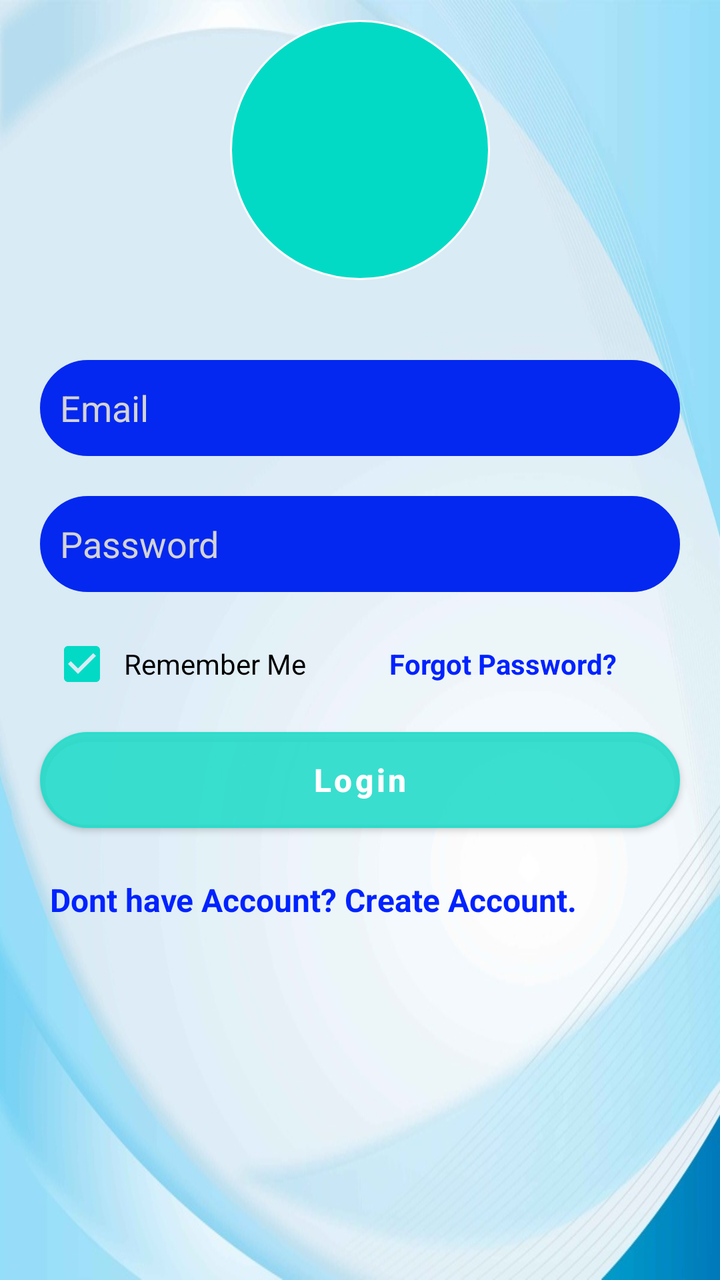
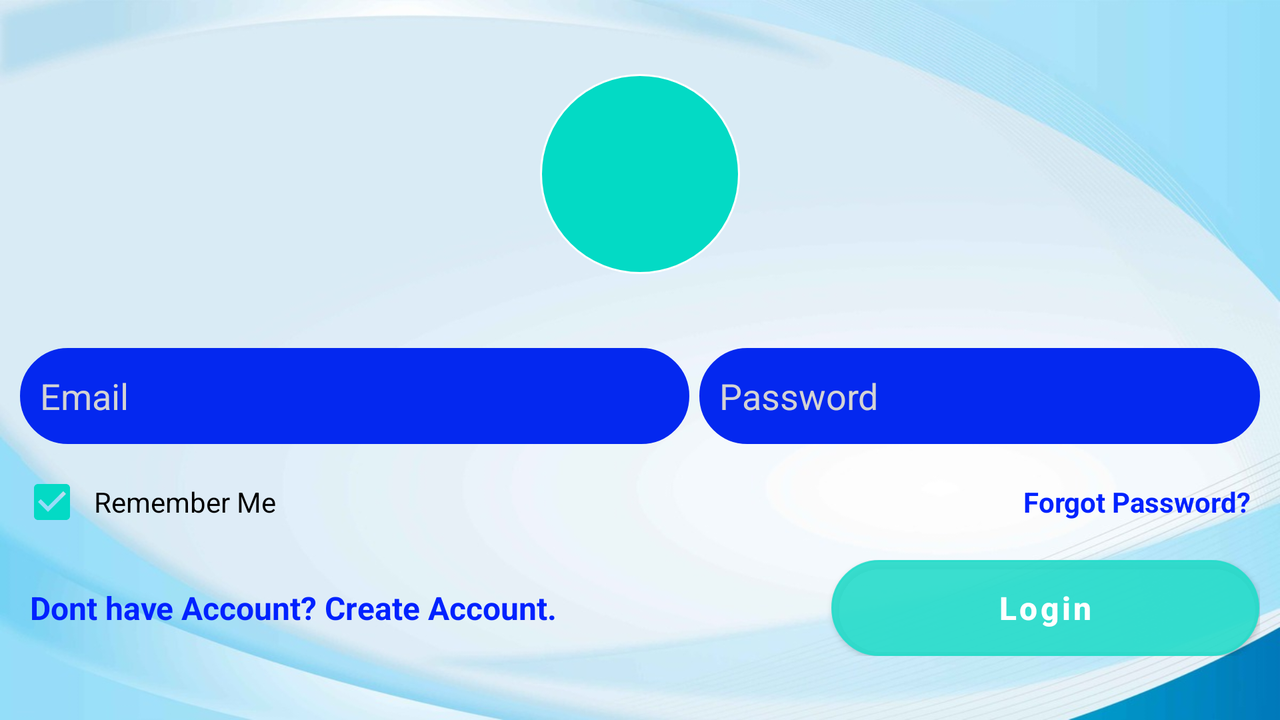

Compare how this app lays out the same screen by default and in its alternative resource folder. The renders come first, then the two layout files and the values they reference.
<!-- AndroidManifest.xml: application theme Theme.SociSnap -->
<!-- res/layout/activity_login.xml -->
<?xml version="1.0" encoding="utf-8"?>
<androidx.constraintlayout.widget.ConstraintLayout xmlns:android="http://schemas.android.com/apk/res/android"
    xmlns:app="http://schemas.android.com/apk/res-auto"
    xmlns:tools="http://schemas.android.com/tools"
    android:layout_width="match_parent"
    android:layout_height="match_parent"
    android:background="@drawable/background_one"
    tools:context=".LoginActivity">



    <ImageView
        android:layout_width="130dp"
        android:layout_height="130dp"
        android:id="@+id/avatar"
        app:layout_constraintEnd_toEndOf="parent"
        app:layout_constraintStart_toStartOf="parent"
        app:layout_constraintBottom_toTopOf="@+id/scrollView"
        android:layout_marginTop="10dp"
        android:src="@drawable/baseline_person"
        android:background="@drawable/custom_avatar"
        app:layout_constraintTop_toTopOf="parent"
        android:contentDescription="Avatar" />
    <ScrollView
        android:layout_width="match_parent"
        android:layout_height="wrap_content"
        android:id="@+id/scrollView"
        android:layout_marginTop="20dp"
        app:layout_constraintTop_toBottomOf="@id/avatar"
        app:layout_constraintStart_toStartOf="parent">

        <RelativeLayout
            android:layout_width="match_parent"
            android:layout_height="wrap_content"
            android:id="@+id/widgets"
            android:layout_marginTop="10dp"
            app:layout_constraintBottom_toBottomOf="parent"
            app:layout_constraintEnd_toEndOf="parent"
            app:layout_constraintStart_toStartOf="parent"
            app:layout_constraintTop_toTopOf="parent">


            <EditText
                android:id="@+id/email"
                android:layout_width="match_parent"
                android:layout_height="48dp"
                android:layout_alignParentTop="true"
                android:layout_centerInParent="true"
                android:layout_marginStart="20sp"
                android:layout_marginTop="10sp"
                android:layout_marginEnd="20sp"
                android:layout_marginBottom="20sp"
                android:background="@drawable/custom_edit_text"
                android:hint="Email"
                android:inputType="textEmailAddress"
                android:padding="10sp"
                android:singleLine="true"
                android:textColor="@color/white"
                android:textColorHint="@color/light_grey" />

            <EditText
                android:id="@+id/password_toggle"
                android:layout_width="match_parent"
                android:layout_height="48dp"
                android:layout_below="@+id/email"
                android:layout_centerInParent="true"
                android:layout_marginStart="20dp"
                android:layout_marginEnd="20dp"
                android:layout_marginBottom="2dp"
                android:background="@drawable/custom_edit_text"
                android:hint="Password"
                android:inputType="textPassword"
                android:padding="10sp"
                android:singleLine="true"
                android:textColor="@color/white"
                android:textColorHint="@color/light_grey" />

                <LinearLayout
                    android:id="@+id/rem_forgot"
                    android:layout_width="match_parent"
                    android:layout_height="48dp"
                    android:layout_below="@id/password_toggle"
                    android:layout_marginStart="20dp"
                    android:layout_marginTop="10dp"
                    android:layout_marginEnd="20dp"
                    android:orientation="horizontal">

                    <CheckBox
                        android:id="@+id/remember_me"
                        android:layout_width="wrap_content"
                        android:layout_height="wrap_content"
                        android:layout_marginStart="5dp"
                        android:layout_weight="1"
                        android:checked="true"
                        android:padding="5sp"
                        android:text="@string/remember_me"
                        android:textColor="@color/black" />

                    <TextView
                        android:id="@+id/forgot_password"
                        android:layout_width="wrap_content"
                        android:layout_height="wrap_content"
                        android:layout_marginStart="5dp"
                        android:layout_weight="1"
                        android:background="@android:color/transparent"
                        android:padding="5sp"
                        android:text="@string/forgot_password"
                        android:textAlignment="viewStart"
                        android:textAllCaps="false"
                        android:textColor="#0022FF"
                        android:textStyle="bold" />
                </LinearLayout>

                <Button
                    android:id="@+id/btnLogin"
                    android:layout_width="match_parent"
                    android:layout_height="48dp"
                    android:layout_below="@+id/rem_forgot"
                    android:layout_marginStart="20dp"
                    android:layout_marginTop="10dp"
                    android:layout_marginEnd="20dp"
                    android:background="@drawable/custom_avatar"
                    android:text="@string/login"
                    android:textAllCaps="false"
                    android:textColor="@android:color/white"
                    android:textSize="16sp"
                    android:textStyle="bold" />

                <TextView
                    android:id="@+id/create_acc"
                    android:layout_width="wrap_content"
                    android:layout_height="wrap_content"
                    android:layout_below="@id/btnLogin"
                    android:layout_marginStart="20dp"
                    android:layout_marginTop="20dp"
                    android:layout_marginEnd="20dp"
                    android:padding="5sp"
                    android:text="@string/no_account_create_account"
                    android:textColor="#0022FF"
                    android:textSize="16sp"
                    android:textStyle="bold" />

        </RelativeLayout>
    </ScrollView>

</androidx.constraintlayout.widget.ConstraintLayout>
<!-- resources referenced by this layout -->
<resources>
  <color name="black">#FF000000</color>
  <color name="light_grey">#d3d3d3</color>
  <color name="white">#FFFFFFFF</color>
  <!-- drawable background_one: jpg bitmap (drawable, 54543 bytes) -->
  <!-- drawable custom_avatar (drawable) -->
  <?xml version="1.0" encoding="utf-8"?>
  <shape
      xmlns:android="http://schemas.android.com/apk/res/android"
      android:shape="rectangle">
  
      <stroke
          android:color="@color/white"
          android:width="1dp"/>
      <corners
          android:radius="190dp"/>
      <solid
          android:color="@color/teal_200"/>
  </shape>
  <!-- drawable custom_edit_text (drawable) -->
  <?xml version="1.0" encoding="utf-8"?>
  <shape
      xmlns:android="http://schemas.android.com/apk/res/android"
      android:shape="rectangle">
  
      <stroke
          android:color="#0428EF"
          android:width="0.5dp"/>
      <corners
          android:radius="190dp"/>
      <solid
          android:color="#0428EF"/>
  </shape>
  <string name="forgot_password">Forgot Password?</string>
  <string name="login">Login</string>
  <string name="no_account_create_account">Dont have Account? Create Account.</string>
  <string name="remember_me">Remember Me</string>
  <style name="Theme.SociSnap" parent="Theme.MaterialComponents.DayNight.DarkActionBar">
          
          <item name="colorPrimary">@color/primary</item>
          <item name="colorPrimaryVariant">@color/purple_700</item>
          <item name="colorOnPrimary">@color/white</item>
          
          <item name="colorSecondary">@color/teal_200</item>
          <item name="colorSecondaryVariant">@color/teal_700</item>
          <item name="colorOnSecondary">@color/black</item>
          
          <item name="android:statusBarColor">@color/primary</item>
          
      </style>
  <color name="teal_200">#FF03DAC5</color>
  <color name="primary">#E425DDCB</color>
  <color name="purple_700">#FF3700B3</color>
  <color name="teal_700">#FF018786</color>
</resources>
<!-- res/layout-land/activity_login.xml (the repository's variant of the layout above) -->
<!-- drawn on the phone turned sideways -->
<?xml version="1.0" encoding="utf-8"?>
<androidx.constraintlayout.widget.ConstraintLayout xmlns:android="http://schemas.android.com/apk/res/android"
    xmlns:app="http://schemas.android.com/apk/res-auto"
    xmlns:tools="http://schemas.android.com/tools"
    android:layout_width="match_parent"
    android:layout_height="match_parent"
    android:background="@drawable/background_one"
    tools:context=".LoginActivity">


    <ImageView
        android:layout_width="100dp"
        android:layout_height="100dp"
        android:id="@+id/avatar"
        app:layout_constraintEnd_toEndOf="parent"
        app:layout_constraintStart_toStartOf="parent"
        app:layout_constraintBottom_toTopOf="@+id/widgets"
        android:layout_marginTop="5dp"
        android:src="@drawable/baseline_person"
        android:background="@drawable/custom_avatar"
        app:layout_constraintTop_toTopOf="parent"
        android:contentDescription="Avatar" />

    <RelativeLayout
        android:layout_width="match_parent"
        android:layout_height="wrap_content"
        android:id="@+id/widgets"
        android:layout_marginTop="5dp"
        app:layout_constraintBottom_toBottomOf="parent"
        app:layout_constraintEnd_toEndOf="parent"
        app:layout_constraintStart_toStartOf="parent"
        app:layout_constraintTop_toBottomOf="@+id/avatar">

        <LinearLayout
            android:layout_width="match_parent"
            android:layout_height="wrap_content"
            android:id="@+id/pass_email"
            android:layout_marginStart="10dp"
            android:layout_marginEnd="10dp"
            android:orientation="horizontal">
            <EditText
                android:id="@+id/email"
                android:layout_width="wrap_content"
                android:layout_height="48dp"
                android:layout_weight="1.5"
                android:background="@drawable/custom_edit_text"
                android:hint="@string/email"
                android:inputType="textEmailAddress"
                android:padding="10sp"
                android:singleLine="true"
                android:textColor="@color/white"
                android:textColorHint="@color/light_grey" />

            <EditText
                android:id="@+id/password_toggle"
                android:layout_width="wrap_content"
                android:layout_weight="1"
                android:layout_height="48dp"
                android:layout_marginStart="5dp"
                android:background="@drawable/custom_edit_text"
                android:hint="@string/password"
                android:inputType="textPassword"
                android:padding="10sp"
                android:singleLine="true"
                android:textColor="@color/white"
                android:textColorHint="@color/light_grey" />
        </LinearLayout>


        <LinearLayout
            android:id="@+id/rem_forgot"
            android:layout_width="match_parent"
            android:layout_height="48dp"
            android:layout_below="@id/pass_email"
            android:layout_marginStart="10dp"
            android:layout_marginTop="5dp"
            android:layout_marginEnd="10dp"
            android:orientation="horizontal">

            <CheckBox
                android:id="@+id/remember_me"
                android:layout_width="wrap_content"
                android:layout_height="wrap_content"
                android:layout_weight="1"
                android:checked="true"
                android:padding="5sp"
                android:text="@string/remember_me"
                android:textColor="@color/black" />

            <TextView
                android:id="@+id/forgot_password"
                android:layout_width="wrap_content"
                android:layout_height="wrap_content"
                android:layout_marginStart="5dp"
                android:layout_weight="1"
                android:background="@android:color/transparent"
                android:padding="5sp"
                android:text="@string/forgot_password"
                android:textAlignment="viewEnd"
                android:textAllCaps="false"
                android:textColor="#0022FF"
                android:textStyle="bold" />
        </LinearLayout>

        <LinearLayout
            android:layout_width="match_parent"
            android:layout_height="wrap_content"
            android:orientation="horizontal"
            android:layout_marginTop="5dp"
            android:layout_marginStart="10dp"
            android:layout_marginEnd="10sp"
            android:layout_below="@id/rem_forgot">
            <TextView
                android:id="@+id/create_acc"
                android:layout_width="wrap_content"
                android:layout_height="wrap_content"
                android:layout_weight="2"
                android:padding="5sp"
                android:text="@string/no_account_create_account"
                android:textAlignment="viewStart"
                android:textColor="#0022FF"
                android:textSize="16sp"
                android:textStyle="bold" />
            <Button
                android:id="@+id/btnLogin"
                android:layout_width="wrap_content"
                android:layout_height="48dp"
                android:layout_weight="1.9"
                android:background="@drawable/custom_avatar"
                android:text="@string/login"
                android:textAllCaps="false"
                android:textColor="@android:color/white"
                android:textSize="16sp"
                android:textStyle="bold" />


        </LinearLayout>

    </RelativeLayout>
</androidx.constraintlayout.widget.ConstraintLayout>
<!-- resources referenced by the variant -->
<!-- as the phone turned sideways resolves them -->
<resources>
  <color name="black">#FF000000</color>
  <color name="light_grey">#d3d3d3</color>
  <color name="white">#FFFFFFFF</color>
  <!-- drawable background_one: jpg bitmap (drawable, 54543 bytes) -->
  <!-- drawable custom_avatar (drawable) -->
  <?xml version="1.0" encoding="utf-8"?>
  <shape
      xmlns:android="http://schemas.android.com/apk/res/android"
      android:shape="rectangle">
  
      <stroke
          android:color="@color/white"
          android:width="1dp"/>
      <corners
          android:radius="190dp"/>
      <solid
          android:color="@color/teal_200"/>
  </shape>
  <!-- drawable custom_edit_text (drawable) -->
  <?xml version="1.0" encoding="utf-8"?>
  <shape
      xmlns:android="http://schemas.android.com/apk/res/android"
      android:shape="rectangle">
  
      <stroke
          android:color="#0428EF"
          android:width="0.5dp"/>
      <corners
          android:radius="190dp"/>
      <solid
          android:color="#0428EF"/>
  </shape>
  <string name="email">Email</string>
  <string name="forgot_password">Forgot Password?</string>
  <string name="login">Login</string>
  <string name="no_account_create_account">Dont have Account? Create Account.</string>
  <string name="password">Password</string>
  <string name="remember_me">Remember Me</string>
  <style name="Theme.SociSnap" parent="Theme.MaterialComponents.DayNight.DarkActionBar">
          
          <item name="colorPrimary">@color/primary</item>
          <item name="colorPrimaryVariant">@color/purple_700</item>
          <item name="colorOnPrimary">@color/white</item>
          
          <item name="colorSecondary">@color/teal_200</item>
          <item name="colorSecondaryVariant">@color/teal_700</item>
          <item name="colorOnSecondary">@color/black</item>
          
          <item name="android:statusBarColor">@color/primary</item>
          
      </style>
  <color name="teal_200">#FF03DAC5</color>
  <color name="primary">#E425DDCB</color>
  <color name="purple_700">#FF3700B3</color>
  <color name="teal_700">#FF018786</color>
</resources>
